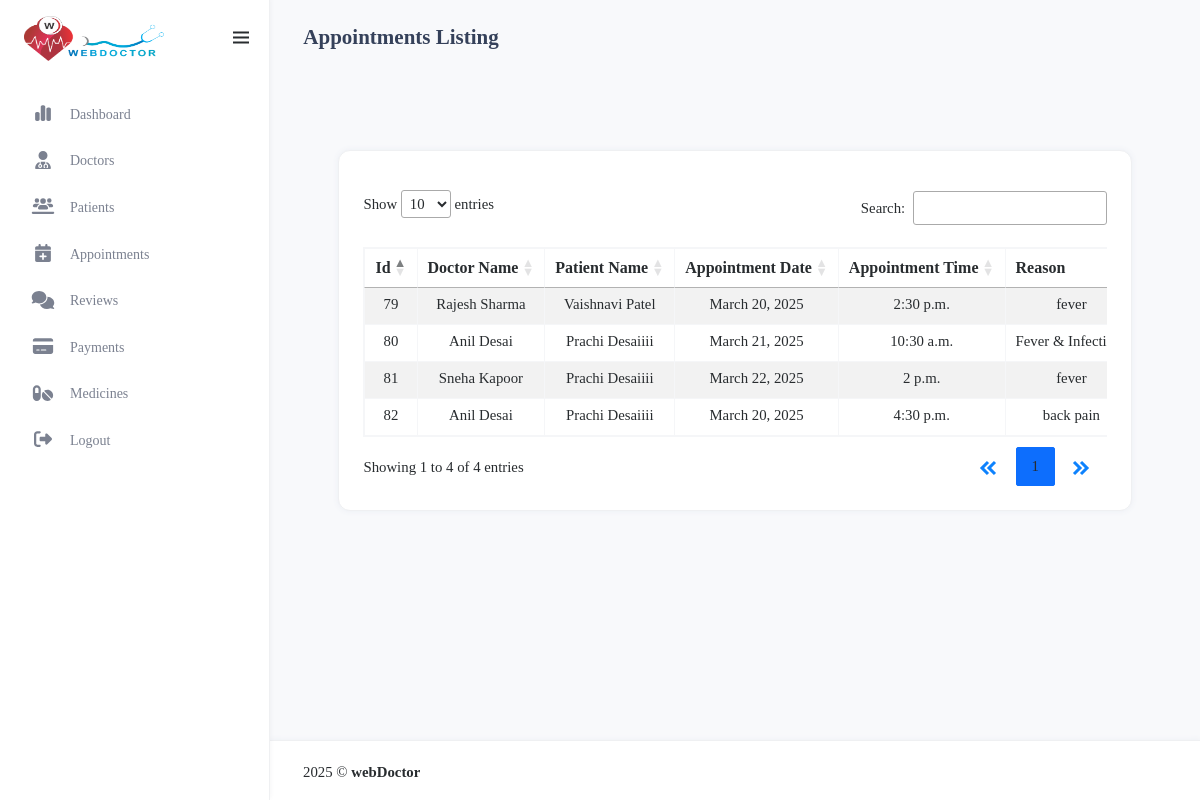
Page /admin_manage_appointments/ on the earlier database version.
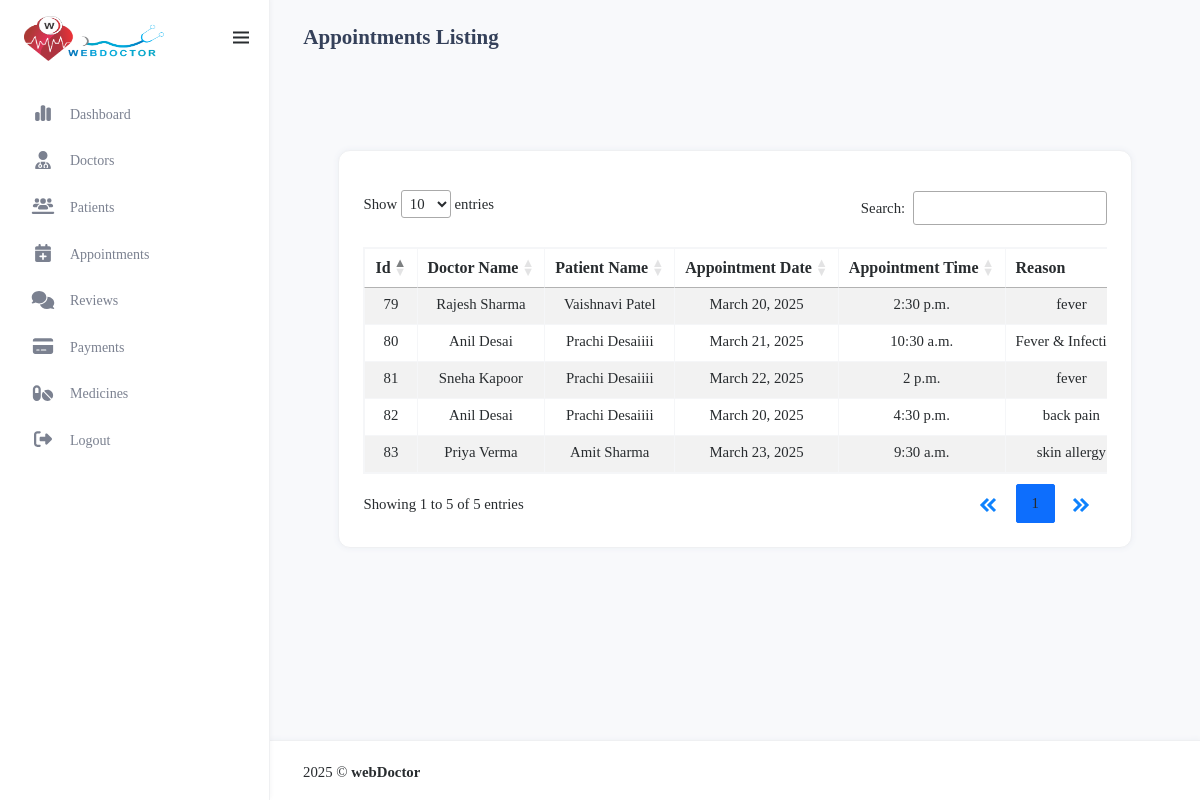
Same page on the later database version.
### myapp/models.py (models this page shows, shortened)
class appointment(models.Model):
     STATUS_CHOICE=[('Pending', 'Pending'), ('Confirm', 'Confirm'), ('Cancelled', 'Cancelled')]
     doctor_id=models.ForeignKey(doctorRegister,on_delete=models.CASCADE)
     patient_id=models.ForeignKey(patientRegister,on_delete=models.CASCADE)
     appointment_date = models.DateField()
     appointment_time = models.TimeField()
     reason = models.TextField(null=True)
     symptoms = models.CharField(max_length=255, blank=True, null=True)
     status = models.CharField(max_length=20, choices=STATUS_CHOICE, default='Pending')
     reason = models.TextField(null=True)
     symptoms = models.CharField(max_length=255, blank=True, null=True)
     booking_date = models.DateField(default=now)
     meeting_link = models.URLField(blank=True, null=True)

class doctorRegister(models.Model):
    GENDER_CHOICES = [
        ('M', 'Male'),
        ('F', 'Female'),
        ('O', 'Other'),
    ]
    name = models.CharField(max_length=100)
    email = models.EmailField(unique=True)
    phno = models.BigIntegerField(unique=True)
    password = models.CharField(max_length=100)
    profile_img = models.ImageField(upload_to='profile_pics/', null=True, blank=True)
    qualification = models.CharField(max_length=100,blank=True, null=True)
    specialization = models.CharField(max_length=100,blank=True, null=True)
    experience = models.IntegerField(blank=True, null=True)
    address = models.TextField(blank=True, null=True)
    city = models.CharField(max_length=50,blank=True, null=True)
    state = models.CharField(max_length=50,blank=True, null=True)
    clinic_name = models.CharField(max_length=255)
    clinic_address = models.TextField()
    gender = models.CharField(max_length=5, choices=GENDER_CHOICES)
    mci_no = models.CharField(max_length=10,blank=True, null=True)
    fee = models.BigIntegerField(null=True)
    about_me=models.TextField(null=True)
    is_approved = models.BooleanField(default=False)
    is_rejected = models.BooleanField(default=False)
    is_available = models.BooleanField(default=False)  # Doctor is available for emergency

class patientRegister(models.Model):
      BLOOD_GROUP_CHOICES = [
        ('A+', 'A+'), ('A-', 'A-'), ('B+', 'B+'), ('B-', 'B-'),
        ('O+', 'O+'), ('O-', 'O-'), ('AB+', 'AB+'), ('AB-', 'AB-')
      ]
      name = models.CharField(max_length=100)
      email = models.EmailField(unique=True)
      phno = models.BigIntegerField(unique=True)
      password = models.CharField(max_length=255)
      profile_img = models.ImageField(upload_to='profile_pics/', null=True, blank=True)
      dob=models.DateField(null=True)
      age = models.PositiveIntegerField(null=True)  # Age field
      weight = models.DecimalField(null=True,max_digits=5,decimal_places=2)#Weight field
      height = models.DecimalField(null=True,max_digits=5, decimal_places=2)
      address = models.TextField()  # Full address
      city = models.CharField(max_length=50)
      state = models.CharField(max_length=50)
      blood_group = models.CharField(max_length=3, choices=BLOOD_GROUP_CHOICES)  # Dropdown selection

### myapp/views.py (the view)
# urls.py: path('admin_manage_appointments/',views.admin_manage_appointments,name='admin_manage_appointments'),
def admin_manage_appointments(request):
    all_appointments=appointment.objects.all
    return render(request ,'admin_manage_appointments.html',{'all':all_appointments})

### myapp/templates/admin_manage_appointments.html (shortened to what the changed rows need)
{% load static %}
<html lang="en" style="transform: none" class="fontawesome-i2svg-active fontawesome-i2svg-complete">
<head>
    <link href="{%static 'assets/admin_libs/jsvectormap/css/jsvectormap.min.css'%}" rel="stylesheet" type="text/css" />
    <link href="{%static 'assets/admin_css/bootstrap.min.css' %}" id="bootstrap-style" rel="stylesheet" type="text/css" />
     <link href="{%static 'assets/admin_css/app.min.css' %}" id="app-style" rel="stylesheet" type="text/css" />
    <link href="{%static 'assets/admin_css/icons.min.css' %}" rel="stylesheet" type="text/css" />
    <link rel="stylesheet" href="https://cdnjs.cloudflare.com/ajax/libs/boxicons/2.1.4/css/boxicons.min.css" />
    <link rel="stylesheet" href="https://cdnjs.cloudflare.com/ajax/libs/jquery-confirm/3.3.2/jquery-confirm.min.css">
    <link rel="stylesheet" type="text/css" href="https://cdn.datatables.net/1.13.6/css/dataTables.bootstrap5.min.css"/>
    <link rel="stylesheet" type="text/css" href="https://cdn.datatables.net/responsive/2.5.0/css/responsive.bootstrap5.min.css"/>
<link rel="stylesheet" href="https://cdnjs.cloudflare.com/ajax/libs/font-awesome/6.4.0/css/all.min.css">
</head>
<body>
    <div id="layout-wrapper">
        <div class="main-content">
          <div class="page-content">
              <div class="container-fluid mt-3">
      <div class="content">
        <div class="container-fluid">
          <div class="row">
            <div class="col-md-12">
              <div class="card card-table flex-fill">
                <div class="card-body">
                  <div class="table-responsive table-hover">
                    <table
                      id="appointmentTable"
                      class="table table-striped table-info-light table-bordered border-light-subtle dt-responsive table-hover nowrap" style="width:100%;"
                    >
                      <thead class="text-center">
                        <tr>
                          <th>Id</th>
                          <th>Doctor Name</th>
                          <th>Patient Name</th>
                          <th>Appointment Date</th>
                          <th>Appointment Time</th>
                          <th>Reason</th>
                        </tr>
                      </thead>
                      <tbody class="fs-6">
                        {% for appointment in all %}
                        <tr class="text-center">
                          <td>{{ appointment.id }}</td>
                          <td>{{ appointment.doctor_id.name }}</td>
                          <td>{{ appointment.patient_id.name }}</td>
                          <td>{{ appointment.appointment_date }}</td>
                          <td>{{ appointment.appointment_time }}</td>
                          <td>{{ appointment.reason }}</td>
                        </tr>
                        {% endfor %}
                      </tbody>
                    </table>
                  </div>
                </div>
              </div>
            </div>
          </div>
        </div>
      </div>
                  </div>
              </div>
          </div>
      </div>
</html>

Differences in the rows shown:
added appointment: id "83", doctor_id.name "Priya Verma", patient_id.name "Amit Sharma", appointment_date "March 23, 2025", appointment_time "9:30 a.m.", reason "skin allergy"
Other differences:
text written by a page script: "Show entries Search: Showing 1 to 4 of 4 entries 1" → "Show entries Search: Showing 1 to 5 of 5 entries 1"
